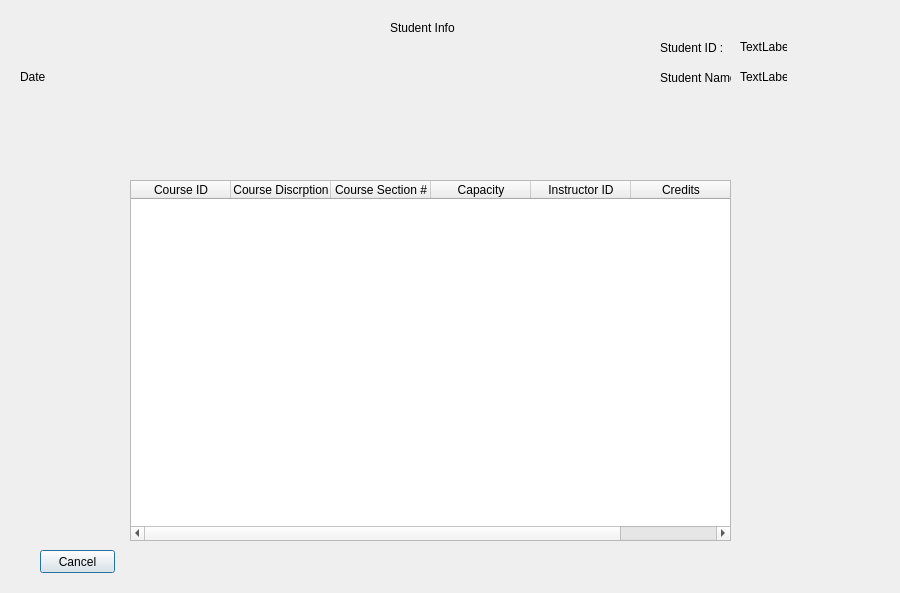
<?xml version="1.0" encoding="UTF-8"?>
<ui version="4.0">
 <class>Dialog</class>
 <widget class="QDialog" name="Dialog">
  <property name="geometry">
   <rect>
    <x>0</x>
    <y>0</y>
    <width>900</width>
    <height>593</height>
   </rect>
  </property>
  <property name="windowTitle">
   <string>Dialog</string>
  </property>
  <widget class="QLabel" name="date_2">
   <property name="geometry">
    <rect>
     <x>20</x>
     <y>70</y>
     <width>47</width>
     <height>13</height>
    </rect>
   </property>
   <property name="text">
    <string>Date</string>
   </property>
  </widget>
  <widget class="QLabel" name="label_2">
   <property name="geometry">
    <rect>
     <x>660</x>
     <y>70</y>
     <width>71</width>
     <height>16</height>
    </rect>
   </property>
   <property name="text">
    <string>Student Name :</string>
   </property>
  </widget>
  <widget class="QLabel" name="label_7">
   <property name="geometry">
    <rect>
     <x>390</x>
     <y>20</y>
     <width>71</width>
     <height>16</height>
    </rect>
   </property>
   <property name="text">
    <string>Student Info</string>
   </property>
  </widget>
  <widget class="QPushButton" name="cancel">
   <property name="geometry">
    <rect>
     <x>40</x>
     <y>550</y>
     <width>75</width>
     <height>23</height>
    </rect>
   </property>
   <property name="text">
    <string>Cancel</string>
   </property>
  </widget>
  <widget class="QLabel" name="label_12">
   <property name="geometry">
    <rect>
     <x>660</x>
     <y>40</y>
     <width>71</width>
     <height>16</height>
    </rect>
   </property>
   <property name="text">
    <string>Student ID :</string>
   </property>
  </widget>
  <widget class="QLabel" name="idNum">
   <property name="geometry">
    <rect>
     <x>740</x>
     <y>40</y>
     <width>47</width>
     <height>13</height>
    </rect>
   </property>
   <property name="text">
    <string>TextLabel</string>
   </property>
  </widget>
  <widget class="QLabel" name="date">
   <property name="geometry">
    <rect>
     <x>740</x>
     <y>70</y>
     <width>47</width>
     <height>13</height>
    </rect>
   </property>
   <property name="text">
    <string>TextLabel</string>
   </property>
  </widget>
  <widget class="QTableWidget" name="infoDisplay">
   <property name="geometry">
    <rect>
     <x>130</x>
     <y>180</y>
     <width>601</width>
     <height>361</height>
    </rect>
   </property>
   <column>
    <property name="text">
     <string>Course ID</string>
    </property>
   </column>
   <column>
    <property name="text">
     <string>Course Discrption</string>
    </property>
   </column>
   <column>
    <property name="text">
     <string>Course Section #</string>
    </property>
   </column>
   <column>
    <property name="text">
     <string>Capacity</string>
    </property>
   </column>
   <column>
    <property name="text">
     <string>Instructor ID</string>
    </property>
   </column>
   <column>
    <property name="text">
     <string>Credits</string>
    </property>
   </column>
  </widget>
 </widget>
 <resources/>
 <connections/>
</ui>
